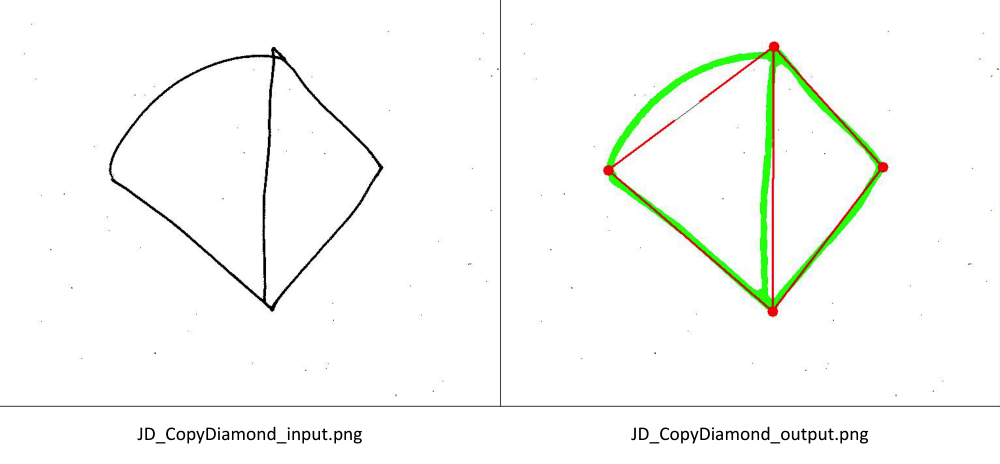
#> input picture example/JD_CopyDiamond_comparison.png, 2000 x 928 px (shown at 1/2 size)
$ python -i star_drawing.py   (imports and definitions only)
#> lines starting #> are read from the running program, lines starting #| are printed output that depends on the picture; after the words box and inside, x2 and y2 are one past the last pixel; in counts of white or black regions, pixels touching at a corner belong together
import cv2 as cv
import numpy as np
from sklearn.cluster import DBSCAN
import sys

def image_acquisition(file_path):
    img = cv.imread(cv.samples.findFile(file_path))

    if img is None:
        sys.exit("Could not read the image.") # make sure image is png, jpg, or jpeg (some other file types could work as well)

    #cv.imshow("img", img)
    #k = cv.waitKey(0)
    #cv.destroyWindow("img")

    # isolate star
    height, width = img.shape[:2]
    resized = img[5:int(height/3 - 25), int(width/2 + 15):int(width - 45)]

    #cv.imshow("resized", resized)
    #k = cv.waitKey(0)
    #cv.destroyWindow("resized")

    return resized

def image_pre_processing(resized):
    # grayscale conversion
    gray1 = cv.cvtColor(resized, cv.COLOR_BGR2GRAY) # image is now 1-channel

    #cv.imshow("gray1", gray1)
    #k = cv.waitKey(0)
    #cv.destroyWindow("gray1")

    # thresholding
    ret, thresh = cv.threshold(gray1, 225, 255, cv.THRESH_BINARY)

    #cv.imshow("thresh", thresh)
    #k = cv.waitKey(0)
    #cv.destroyWindow("thresh")

    pre_processed_img = thresh

    return pre_processed_img

def corner_detection(resized, pre_processed_img):
    # corner detection
    blockSize = 40 # size of neighbourhood considered for corner detection
    kSize = 27 # aperture parameter of the Sobel derivative used
    k = 0.05 # Harris detector free parameter in the equation
    dst = cv.cornerHarris(pre_processed_img, blockSize, kSize, k)
    corners = np.where(dst > 0.02 * dst.max())

    corner_img = resized.copy()
    corner_img[corners] = [0, 255, 0]

    #cv.imshow("corner_img", corner_img)
    #k = cv.waitKey(0)
    #cv.destroyWindow("corner_img")

    return corner_img, corners

def corner_processing(resized, corners):
    # merge corners
    merged_corners = []
    corner_coordinates = np.array(list(zip(corners[1], corners[0]))) # format corners into list of (x, y) coordinates
    clustering = DBSCAN(eps=15, min_samples=200).fit(corner_coordinates)
    labels = clustering.labels_

    for label in set(labels):
        if label != -1: # ignore noise points
            cluster_points = corner_coordinates[labels == label]
            mean_corner = np.mean(cluster_points, axis=0)
            merged_corners.append(tuple(mean_corner))

    merged_img = resized.copy()
    corner_thickness = 8
    for corner in merged_corners:
        cv.circle(merged_img, (int(corner[0]), int(corner[1])), corner_thickness, (0, 0, 255), -1)

    #cv.imshow("merged_img", merged_img)
    #k = cv.waitKey(0)
    #cv.destroyWindow("merged_img")

    # remove outlier corners
    filtered_corners = []
    corner_threshold = 400
    for i, corner1 in enumerate(merged_corners):
        if corner1 not in filtered_corners:
            for j, corner2 in enumerate(merged_corners):
                if i != j:
                    distance = np.sqrt((corner1[0] - corner2[0])**2 + (corner1[1] - corner2[1])**2)
                    if distance <= corner_threshold:
                        filtered_corners.append(corner1)
                        break

    # reduce filtered_corner count to 8 if necessary
    # [18 lines left out: function merge_closest_corners, not called in this run]

    while len(filtered_corners) > 8:
        filtered_corners = merge_closest_corners(filtered_corners)

    filtered_img = resized.copy()
    corner_thickness = 8
    for corner in filtered_corners:
        cv.circle(filtered_img, (int(corner[0]), int(corner[1])), corner_thickness, (0, 0, 255), -1)

    #cv.imshow("filtered_img", filtered_img)
    #k = cv.waitKey(0)
    #cv.destroyWindow("filtered_img")

    # sort merged corners by ascending angle in standard position
    centre = np.mean(filtered_corners, axis=0)

    cartesian_polar = [] # convert Cartesian coordinates to polar coordinates to facilitate sorting
    for corner in filtered_corners:
        x, y = corner
        delta_x, delta_y = x - centre[0], y - centre[1]
        r = np.sqrt(delta_x**2 + delta_y**2)
        theta = np.arctan2(-delta_y, delta_x)
        if theta < 0:
            theta += 2 * np.pi
        cartesian_polar.append(((x, y), (r, theta)))

    cartesian_polar.sort(key=lambda coordinates: coordinates[1][1]) # sort corners by increasing theta value

    sorted_corners = [] # return to just Cartesian coordinates
    for coordinates in cartesian_polar:
        sorted_corners.append((coordinates[0][0], coordinates[0][1]))

    return filtered_img, sorted_corners

def ideal_star(filtered_img, sorted_corners):
    # construct star
    star_img = filtered_img.copy()
    line_thickness = 1
    colour = (255, 0, 0)
    for i in range(len(sorted_corners)):
        cv.line(star_img, tuple(np.array(sorted_corners[i]).astype(int)), tuple(np.array(sorted_corners[(i+1) % len(sorted_corners)]).astype(int)), (255, 0, 0), line_thickness)

    #cv.imshow("star_img", star_img)
    #k = cv.waitKey(0)
    #cv.destroyWindow("star_img")

    return star_img

def star_overlap(pre_processed_img, star_img, sorted_corners):
    # list points of each line in ideal star
    # [15 lines left out: functions interpolate_points, calculate_perpendicular_line, not called in this run]

    # create ideal lines
    num_lines = len(sorted_corners)
    num_points = 1000
    ideal_lines = [interpolate_points(sorted_corners[i], sorted_corners[(i+1)%num_lines], num_points) for i in range(num_lines)]

    # determine valid pixels on ideal star
    line_names = [f"line{i}" for i in range(num_lines)]
    valid_star_pixels = {line_names[i]: [] for i in range(num_lines)}

    for i, ideal_line in enumerate(ideal_lines):
        # calculate dx and dy of ideal line
        delta_x, delta_y = ideal_line[1][0] - ideal_line[0][0], ideal_line[1][1] - ideal_line[0][1]
        denominator = np.sqrt(delta_x**2 + delta_y**2)

        if denominator != 0:
            dx = delta_x / denominator
            dy = delta_y / denominator

            for point in ideal_line:
                # calculate perpendicular line
                tolerance = 50
                perpendicular_line = calculate_perpendicular_line(point, dx, dy, tolerance)

                # check if any black pixel is present on the perpendicular line
                x_values = np.linspace(perpendicular_line[0][0], perpendicular_line[1][0], num_points).astype(int)
                y_values = np.linspace(perpendicular_line[0][1], perpendicular_line[1][1], num_points).astype(int)

                # clip values to image dimensions
                x_values = np.clip(x_values, 0, star_img.shape[1] - 1)
                y_values = np.clip(y_values, 0, star_img.shape[0] - 1)

                mask = pre_processed_img == 0
                if np.any(mask[y_values, x_values]):
                    valid_star_pixels[f"line{i}"].append(point)

    # draw valid star pixels on star_img
    overlap_img = star_img.copy()
    pixel_thickness = 1
    for valid_line_pixels in valid_star_pixels.values():
        for pixel in valid_line_pixels:
            cv.circle(overlap_img, tuple(map(int, pixel)), pixel_thickness, (0, 0, 255), -1)

    #cv.imshow("overlap_img", overlap_img)
    #k = cv.waitKey(0)
    #cv.destroyWindow("overlap_img")

    # determine valid lines
    validity_threshold = 0.8
    valid_lines = {key: len(value)/num_points >= validity_threshold for key, value in valid_star_pixels.items()}

    return overlap_img, valid_lines

def post_processing(sorted_corners, valid_lines):
    # compute the form score
    def form_evaluation(sorted_corners, valid_lines):
        score = 0

        # return immediate if star does not have an even number of corners to avoid indexing errors
        if len(sorted_corners) % 2 != 0:
            return score

        # find the primary and intermediate corners
        y_values = [point[1] for point in sorted_corners]
        topmost_index = np.argmin(y_values)
        primary_corner_indices = [(topmost_index + i) % len(sorted_corners) for i in range(0, len(sorted_corners), 2)]
        primary_corners = [sorted_corners[i] for i in primary_corner_indices]
        intermediate_corner_indices = [i for i in range(len(sorted_corners)) if i not in primary_corner_indices]
        intermediate_corners = [sorted_corners[i] for i in intermediate_corner_indices]

        # analyze radial distance of corners
        centre = np.mean(sorted_corners, axis=0)

        primary_corner_distances = [np.sqrt((primary_corner[0] - centre[0])**2 + (primary_corner[1] - centre[1])**2) for primary_corner in primary_corners]
        mean_primary_corner_distance = sum(primary_corner_distances) / len(primary_corner_distances)
        primary_corner_distance_differences = [abs(primary_corner_distance - mean_primary_corner_distance) for primary_corner_distance in primary_corner_distances]

        intermediate_corner_distances = [np.sqrt((intermediate_corner[0] - centre[0])**2 + (intermediate_corner[1] - centre[1])**2) for intermediate_corner in intermediate_corners]
        mean_intermediate_corner_distance = sum(intermediate_corner_distances) / len(intermediate_corner_distances)
        intermediate_corner_distance_differences = [abs(intermediate_corner_distance - mean_intermediate_corner_distance) for intermediate_corner_distance in intermediate_corner_distances]

        # determine top_bottom_distance
        topmost = sorted_corners[topmost_index]
        bottommost = sorted_corners[np.argmax(y_values)]
        top_bottom_distance = np.sqrt((bottommost[0] - topmost[0])**2 + (bottommost[1] - topmost[1])**2)

        if (all(valid_lines) and
            max(primary_corner_distance_differences) <= 100 and
            max(intermediate_corner_distance_differences) <= 100 and
            25 <= (mean_primary_corner_distance - mean_intermediate_corner_distance) <= (top_bottom_distance - 25)):
            score = 1
        return score

    # compute the detail score
    # [57 lines left out: functions detail_evaluation, arrangement_evaluation, not called in this run]

    # compute final score
    DrawStar_F = form_evaluation(sorted_corners, valid_lines)
    DrawStar_D = detail_evaluation(sorted_corners)
    DrawStar_A = arrangement_evaluation(sorted_corners)
    DrawStar = DrawStar_F + DrawStar_D + DrawStar_A

    # determine standard value
    mapping = {0: 0.0,
               1: 3.5,
               2: 6.5,
               3: 10.0}

    DrawStar_SV = None
    for score, standard_value in mapping.items():
        if DrawStar == score:
            DrawStar_SV = standard_value
            break

    return DrawStar_F, DrawStar_D, DrawStar_A, DrawStar, DrawStar_SV

def process_image(file_path):
    resized = image_acquisition(file_path)
#> in image_acquisition, img is the input picture: shape (928, 2000, 3); mean B, G, R 247.5, 250.5, 248.7
#> in image_acquisition, `resized = img[5:int(height/3 - 25), int(width/2 + 15):int(width - 45)]`:
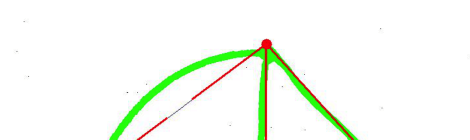
#> resized: shape (279, 940, 3) (shown at 1/2 size); mean B, G, R 242.4, 251.2, 245.5
    pre_processed_img = image_pre_processing(resized)
#> in image_pre_processing, `gray1 = cv.cvtColor(resized, cv.COLOR_BGR2GRAY)`:
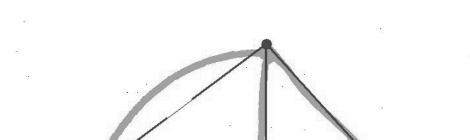
#> gray1: shape (279, 940) (shown at 1/2 size); min 16, max 255, mean 248.5
#> in image_pre_processing, `ret, thresh = cv.threshold(gray1, 225, 255, cv.THRESH_BINARY)`:
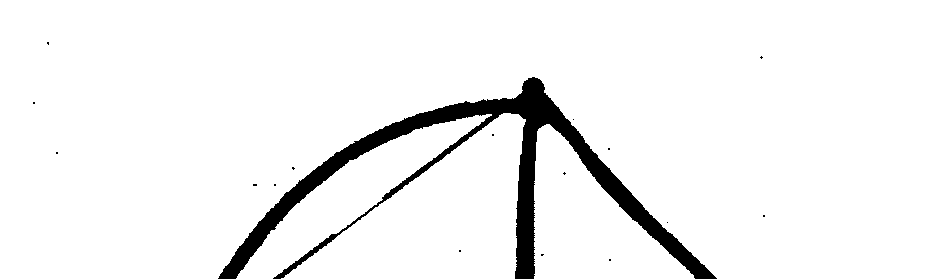
#> thresh: shape (279, 940); 94.7% white; 17 black regions (16 under 20 px), largest, box (x1, y1, x2, y2) and area: (218, 77, 717, 279) 13937
    corner_img, corners = corner_detection(resized, pre_processed_img)
#> in corner_detection, `dst = cv.cornerHarris(pre_processed_img, blockSize, kSize, k)`:
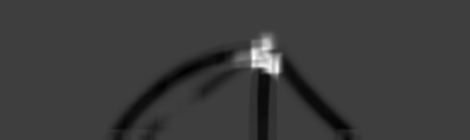
#> dst: shape (279, 940) float32 (shown at 1/2 size); min -2.27e+24, max 6.93e+24, mean -7.73e+22; drawn with min black and max white
#> in corner_detection, `corners = np.where(dst > 0.02 * dst.max())`: corners = 5982 positions, rows 61 to 166, columns 464 to 565
#> in corner_detection, `corner_img[corners] = [0, 255, 0]`:
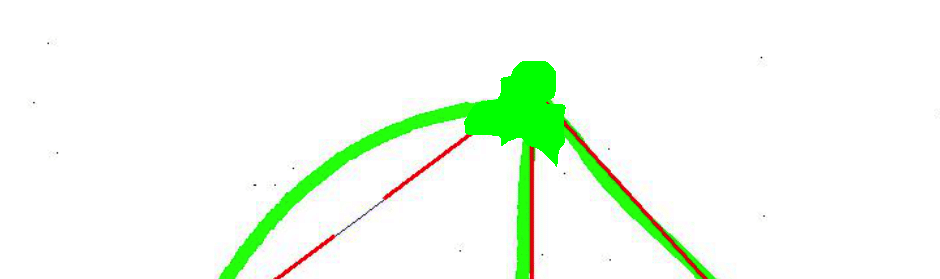
#> corner_img: shape (279, 940, 3); 2.28% of pixels changed, all inside (x1, y1, x2, y2) = (464, 61, 566, 167)
#> corners = 5982 positions, rows 61 to 166, columns 464 to 565
    filtered_img, sorted_corners = corner_processing(resized, corners)
#> in corner_processing, `corner_coordinates = np.array(list(zip(corners[1], corners[0])))`: corner_coordinates = 5982 pairs, first value 464 to 565, second value 61 to 166
#> in corner_processing, `labels = clustering.labels_`: labels = 5982 values from 0 to 0
#> the loop in corner_processing, `for label in set(labels):` made 1 pass
#> mean_corner on pass 1: [523, 110.1]
#> after the loop in corner_processing, `for label in set(labels):`: merged_corners = [(523, 110.1)]
#> the loop in corner_processing, `for corner in merged_corners:` made 1 pass
#> after the loop in corner_processing, `for corner in merged_corners:`:
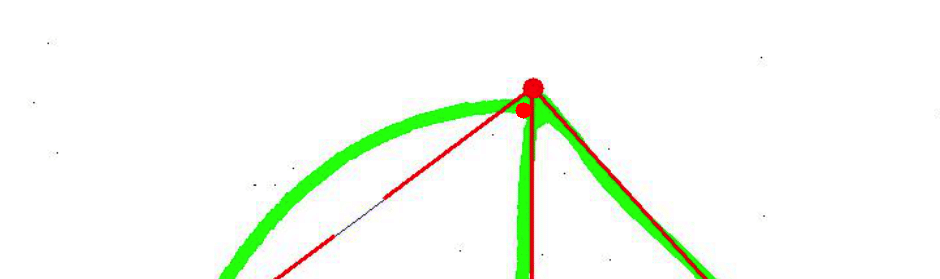
#> merged_img: shape (279, 940, 3); 0.08% of pixels changed, all inside (x1, y1, x2, y2) = (515, 102, 532, 119)
#> the loop in corner_processing, `for i, corner1 in enumerate(merged_corners):` made 1 pass
#> after the loop in corner_processing, `for i, corner1 in enumerate(merged_corners):`: filtered_corners = []
#> in corner_processing, `centre = np.mean(filtered_corners, axis=0)`: centre = nan
#> after the loop in corner_processing, `for corner in filtered_corners:`: cartesian_polar = []
#> sorted_corners = []
    star_img = ideal_star(filtered_img, sorted_corners)
    overlap_img, valid_lines = star_overlap(pre_processed_img, star_img, sorted_corners)
#> in star_overlap, `num_lines = len(sorted_corners)`: num_lines = 0
#> in star_overlap, `ideal_lines = [interpolate_points(sorted_corners[i], sorted_corners[(i..`: ideal_lines = []
#> valid_lines = 0 items
    DrawStar_F, DrawStar_D, DrawStar_A, DrawStar, DrawStar_SV = post_processing(sorted_corners, valid_lines)
#> in form_evaluation, `y_values = [point[1] for point in sorted_corners]`: y_values = []
    return DrawStar_F, DrawStar_D, DrawStar_A, DrawStar, DrawStar_SV

#for name in ["Braun", "BW", "Daskalon", "Franz", "Gerke", "Kuhn", "Loffelad", "Sigruner"]:
    #file_path = "/Users/rylandonohoe/Documents/GitHub/RISE_Germany_2023/BIT-Screening-Automation/patients/" + name + "/Draw.png"
    #print(process_image(file_path))

#> (the run stopped early here; a loop or call above may not have finished)

$ run again, on example/JD_CopyDiamond_input.png
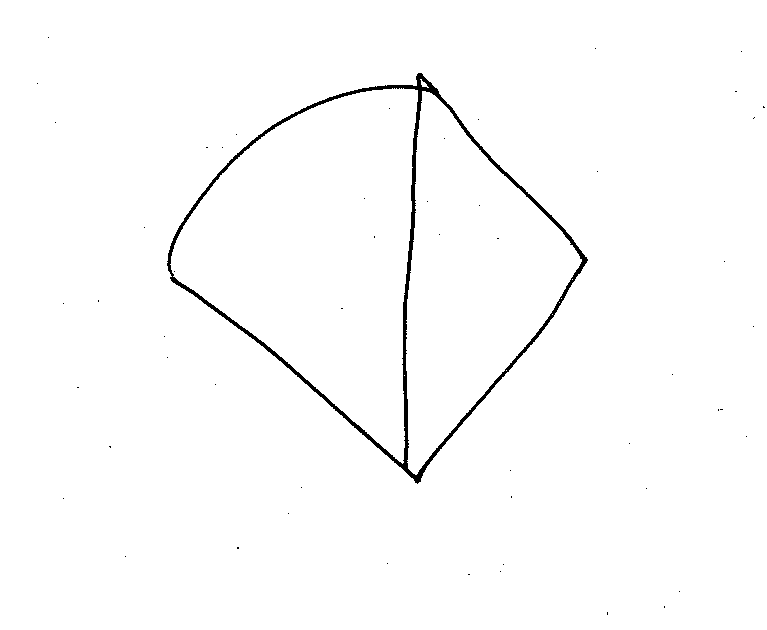
#> input picture example/JD_CopyDiamond_input.png, 767 x 630 px
#> in image_acquisition, img is the input picture: shape (630, 767, 3); 98.8% white; 54 black regions (53 under 20 px), largest, box (x1, y1, x2, y2) and area: (167, 73, 588, 484) 5871
#> resized: shape (180, 324, 3); 98.1% white; 5 black regions (4 under 20 px), largest, box (x1, y1, x2, y2) and area: (0, 68, 121, 180) 1099
#> in corner_detection, `dst = cv.cornerHarris(pre_processed_img, blockSize, kSize, k)`:
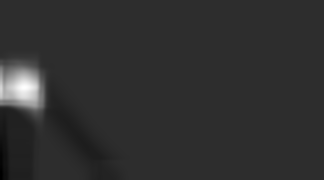
#> dst: shape (180, 324) float32; min -1.3e+24, max 5.99e+24, mean 7.99e+22; drawn with min black and max white
#> in corner_detection, `corners = np.where(dst > 0.02 * dst.max())`: corners = 2753 positions, rows 53 to 126, columns 0 to 47
#> corner_img: shape (180, 324, 3); mean B, G, R 240.1, 252.2, 240.1
#> corner_coordinates = 2753 pairs, first value 0 to 47, second value 53 to 126
#> labels = 2753 values from 0 to 0
#> the loop in corner_processing, `for label in set(labels):` made 1 pass
#> mean_corner on pass 1: [23.99, 84.68]
#> after the loop in corner_processing, `for label in set(labels):`: merged_corners = [(23.99, 84.68)]
#> the loop in corner_processing, `for corner in merged_corners:` made 1 pass
#> after the loop in corner_processing, `for corner in merged_corners:`:
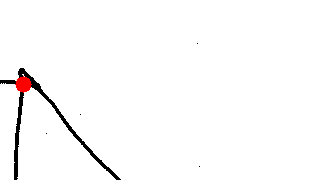
#> merged_img: shape (180, 324, 3); mean B, G, R 249.8, 249.8, 250.7
#> the loop in corner_processing, `for i, corner1 in enumerate(merged_corners):` made 1 pass
#> after the loop in corner_processing, `for i, corner1 in enumerate(merged_corners):`: filtered_corners = []
#> centre = nan
#> after the loop in corner_processing, `for corner in filtered_corners:`: cartesian_polar = []
#> num_lines = 0
#> ideal_lines = []
#> valid_lines = 0 items
#> y_values = []

$ run again, on example/JD_CopyFlower_input.png
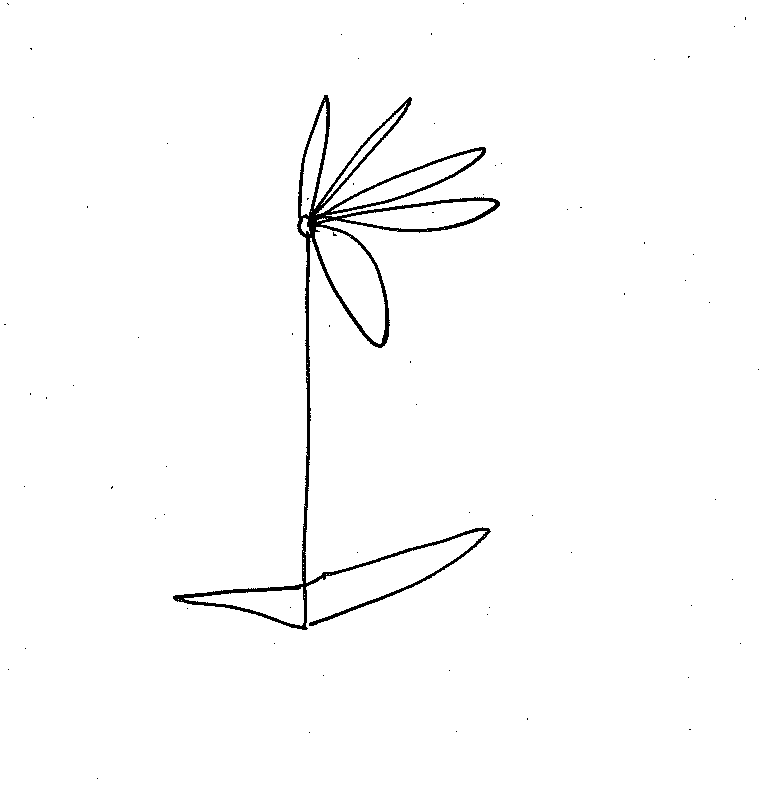
#> input picture example/JD_CopyFlower_input.png, 767 x 785 px
#> in image_acquisition, img is the input picture: shape (785, 767, 3); 98.5% white; 67 black regions (66 under 20 px), largest, box (x1, y1, x2, y2) and area: (173, 95, 500, 630) 8779
#> resized: shape (231, 324, 3); 98% white; 13 black regions (10 under 20 px), largest, box (x1, y1, x2, y2) and area: (0, 192, 102, 228) 728, (0, 142, 88, 194) 599, (0, 92, 14, 118) 127
#> in corner_detection, `corners = np.where(dst > 0.02 * dst.max())`: corners = 5137 positions, rows 75 to 219, columns 0 to 119
#> corner_img: shape (231, 324, 3); mean B, G, R 234.3, 251.8, 234.3
#> corner_coordinates = 5137 pairs, first value 0 to 119, second value 75 to 219
#> labels = 5137 values from 0 to 1
#> the loop in corner_processing, `for label in set(labels):` made 2 passes
#> mean_corner on passes 1 to 2: [14.41, 97.17], [89.69, 173.7]
#> after the loop in corner_processing, `for label in set(labels):`: merged_corners = [(14.41, 97.17), (89.69, 173.7)]
#> the loop in corner_processing, `for corner in merged_corners:` made 2 passes
#> the loop in corner_processing, `for i, corner1 in enumerate(merged_corners):` made 2 passes
#> the loop in corner_processing, `for corner in filtered_corners:` made 2 passes
#> centre = [52.05, 135.4]
#> the loop in corner_processing, `for corner in filtered_corners:` made 2 passes
#> (x, y, delta_x, delta_y, r, theta) on passes 1 to 2: (14.41, 97.17, -37.64, -38.26, 53.67, 2.35), (89.69, 173.7, 37.64, 38.26, 53.67, 5.49)
#> after the loop in corner_processing, `for corner in filtered_corners:`: cartesian_polar = [((14.41, 97.17), (53.67, 2.35)), ((89.69, 173.7), (53.67, 5.49))]
#> the loop in corner_processing, `for coordinates in cartesian_polar:` made 2 passes
#> coordinates on passes 1 to 2: ((14.41, 97.17), (53.67, 2.35)), ((89.69, 173.7), (53.67, 5.49))
#> after the loop in corner_processing, `for coordinates in cartesian_polar:`: sorted_corners = [(14.41, 97.17), (89.69, 173.7)]
#> the loop in ideal_star, `for i in range(len(sorted_corners)):` made 2 passes
#> after the loop in ideal_star, `for i in range(len(sorted_corners)):`:
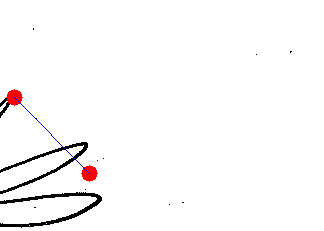
#> star_img: shape (231, 324, 3); mean B, G, R 248.9, 248.6, 249.9
#> num_lines = 2
#> x_values = 1000 values from 14.41 to 89.69
#> y_values = 1000 values from 97.17 to 173.7
#> ideal_lines = 2 items
#> the loop in star_overlap, `for i, ideal_line in enumerate(ideal_lines):` made 2 passes
#> (delta_x, delta_y, denominator, dx, dy) on pass 1: (0.0753, 0.0766, 0.107, 0.701, 0.713)
#> after the loop in star_overlap, `for valid_line_pixels in valid_star_pixels.values():`:
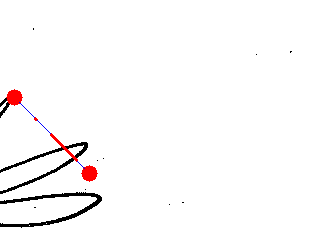
#> overlap_img: shape (231, 324, 3); 0.17% of pixels changed, all inside (x1, y1, x2, y2) = (14, 97, 90, 174)
